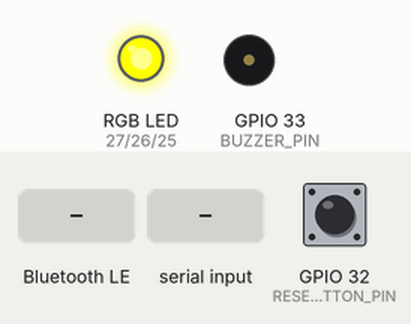
Simulated run of this sketch. Board: ESP32. Shown: an RGB LED mixed from three pins (HIGH = lit), buzzer (waves = sounding, pin HIGH). Dashed ring = blinking. Inputs (shaded band) come from the test bench; at power-on: GPIO 32 (RESET_BUTTON_PIN) HIGH. Nothing arrives over Bluetooth unless stated; a phone connects over Bluetooth LE 3 s after start; what the sketch prints to the serial monitor is not drawn.

Above: at 1.2 s.
1.3 s: Bluetooth LE write "GT:ALERT" received
At 2.42 s:
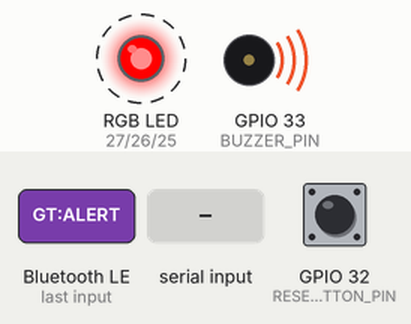
4.3 s: "GT:IDLE\n" received over Serial
At 4.6 s:
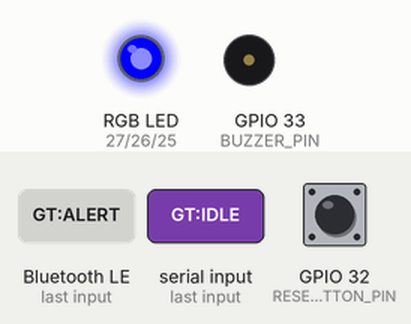
10.4 s: Bluetooth LE write "GT:IDLE" received
At 11.6 s:
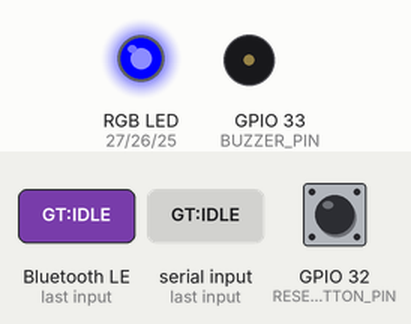
13.4 s: Bluetooth LE write "GT:ACKED" received
At 13.9 s:
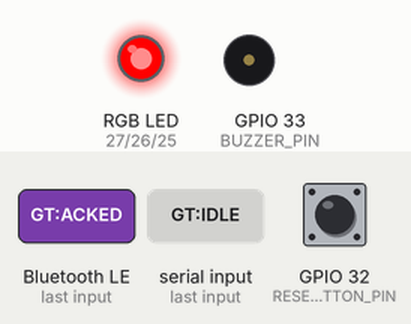
Timing chart, 0 to 19.9 s (numbered marks = the images above; inputs shaded):
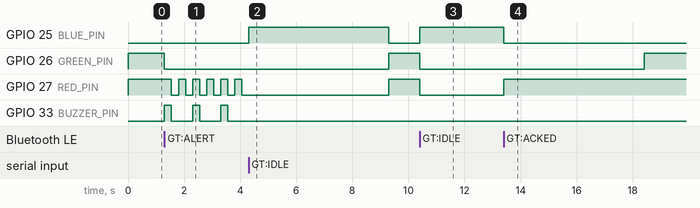

The sketch:

esp32-alert.ino
```cpp
#include <Arduino.h>
#include <string.h>

// Bluetooth alerts with USB serial as a fallback.
#include <BLEDevice.h>
#include <BLEServer.h>
#include <BLEUtils.h>
#include <BLE2902.h>
#include <freertos/FreeRTOS.h>
#include <freertos/queue.h>
#include <atomic>
constexpr const char *BLE_SERVICE_UUID = "b584b401-7e4b-4ec3-b6c4-781203a99270";
constexpr const char *BLE_COMMAND_UUID = "b584b402-7e4b-4ec3-b6c4-781203a99270";
constexpr const char *BLE_RESET_UUID = "b584b403-7e4b-4ec3-b6c4-781203a99270";
QueueHandle_t bleCommands = nullptr;
BLEServer *bleServer = nullptr;
BLECharacteristic *bleResetButton = nullptr;
std::atomic<bool> restartBleAdvertising{false};
bool bleRestartPending = false;
unsigned long bleRestartAt = 0;

// Classic ESP32 DevKit defaults. Change these to match your wiring/board.
constexpr uint8_t RED_PIN = 27;
constexpr uint8_t GREEN_PIN = 26;
constexpr uint8_t BLUE_PIN = 25;
constexpr uint8_t BUZZER_PIN = 33;
constexpr uint8_t RESET_BUTTON_PIN = 32; // Momentary button between this pin and GND.
constexpr unsigned long BUTTON_DEBOUNCE_MS = 40;
constexpr bool COMMON_ANODE = false;
// Default: active buzzer module with a 3.3 V-compatible signal input.
constexpr bool BUZZER_ACTIVE_HIGH = true;
constexpr unsigned long LINK_TIMEOUT_MS = 5000;
constexpr unsigned long FLASH_MS = 250;
constexpr uint8_t MODE_IDLE = 0;
constexpr uint8_t MODE_ALERT = 1;
constexpr uint8_t MODE_ACKED = 2;

bool alertActive = false;
bool outputsAcknowledged = false;
bool receivedCommand = false;
unsigned long lastCommandAt = 0;
unsigned long alertStartedAt = 0;
char line[24];
size_t lineLength = 0;
bool overflow = false;
int buttonRaw = HIGH;
int buttonStable = HIGH;
unsigned long buttonChangedAt = 0;

void rgb(bool red, bool green, bool blue) {
  digitalWrite(RED_PIN, red != COMMON_ANODE ? HIGH : LOW);
  digitalWrite(GREEN_PIN, green != COMMON_ANODE ? HIGH : LOW);
  digitalWrite(BLUE_PIN, blue != COMMON_ANODE ? HIGH : LOW);
}

void buzzer(bool on) {
  digitalWrite(BUZZER_PIN, on == BUZZER_ACTIVE_HIGH ? HIGH : LOW);
}

int parseCommand(const char *text) {
  if (strcmp(text, "GT:ALERT") == 0) return MODE_ALERT;
  if (strcmp(text, "GT:IDLE") == 0) return MODE_IDLE;
  if (strcmp(text, "GT:ACKED") == 0) return MODE_ACKED;
  return -1;
}

void applyCommand(uint8_t mode) {
  const bool nextAlert = mode == MODE_ALERT;
  const unsigned long now = millis();
  if (nextAlert && (!alertActive || !receivedCommand || now - lastCommandAt > LINK_TIMEOUT_MS)) {
    alertStartedAt = now;
  }
  alertActive = nextAlert;
  outputsAcknowledged = mode == MODE_ACKED;
  receivedCommand = true;
  lastCommandAt = now;
}

void command(const char *text) {
  const int mode = parseCommand(text);
  if (mode >= 0) applyCommand(static_cast<uint8_t>(mode));
}

class AlertBleCallbacks : public BLECharacteristicCallbacks {
  void onWrite(BLECharacteristic *characteristic) override {
    // BLE callbacks run on another task. Queue the latest command for loop(),
    // which owns alert state and all GPIO writes.
    const auto value = characteristic->getValue();
    size_t length = value.length();
    if (length == 0 || length >= 24) return;
    char text[24];
    memcpy(text, value.c_str(), length);
    while (length && (text[length - 1] == '\n' || text[length - 1] == '\r')) --length;
    text[length] = '\0';
    if (strlen(text) != length) return;
    const int mode = parseCommand(text);
    if (mode < 0) return;
    const uint8_t nextMode = static_cast<uint8_t>(mode);
    xQueueOverwrite(bleCommands, &nextMode);
  }
};

class AlertBleServerCallbacks : public BLEServerCallbacks {
  void onDisconnect(BLEServer *) override {
    restartBleAdvertising.store(true);
  }
};

void startBluetooth() {
  bleCommands = xQueueCreate(1, sizeof(uint8_t));
  if (!bleCommands) {
    Serial.println("BLE command queue could not be created; reset the ESP.");
    return;
  }
  BLEDevice::init("Allos-ESP");
  bleServer = BLEDevice::createServer();
  bleServer->setCallbacks(new AlertBleServerCallbacks());
  BLEService *service = bleServer->createService(BLE_SERVICE_UUID);
  BLECharacteristic *characteristic = service->createCharacteristic(BLE_COMMAND_UUID, BLECharacteristic::PROPERTY_WRITE);
  characteristic->setCallbacks(new AlertBleCallbacks());
  bleResetButton = service->createCharacteristic(BLE_RESET_UUID, BLECharacteristic::PROPERTY_NOTIFY);
  bleResetButton->addDescriptor(new BLE2902());
  service->start();
  BLEAdvertising *advertising = BLEDevice::getAdvertising();
  advertising->addServiceUUID(BLE_SERVICE_UUID);
  advertising->setScanResponse(true);
  advertising->start();
  Serial.println("Bluetooth ready: select Allos-ESP in the app's Connect ESP chooser.");
}

void pollBluetooth() {
  uint8_t nextMode;
  if (bleCommands && xQueueReceive(bleCommands, &nextMode, 0) == pdTRUE) {
    applyCommand(nextMode);
  }
  if (restartBleAdvertising.exchange(false)) {
    bleRestartAt = millis();
    bleRestartPending = true;
  }
  // Give the BLE stack time to close the previous connection without blocking.
  if (bleRestartPending && millis() - bleRestartAt >= 500) {
    if (bleServer->getConnectedCount() == 0) BLEDevice::startAdvertising();
    bleRestartPending = false;
  }
}

void pollResetButton(unsigned long now) {
  const int raw = digitalRead(RESET_BUTTON_PIN);
  if (raw != buttonRaw) {
    buttonRaw = raw;
    buttonChangedAt = now;
  }
  if (buttonStable == raw || now - buttonChangedAt < BUTTON_DEBOUNCE_MS) return;
  buttonStable = raw;
  // One reset request per press in any connected state, like the website button.
  // The app resets its engine and replay, then sends the fresh session's verdict.
  if (raw == LOW && receivedCommand && now - lastCommandAt <= LINK_TIMEOUT_MS &&
      bleResetButton && bleServer->getConnectedCount() > 0) {
    bleResetButton->setValue("GT:RESET\n");
    bleResetButton->notify();
    Serial.println("Physical session reset button pressed.");
  }
}

void setup() {
  pinMode(RED_PIN, OUTPUT);
  pinMode(GREEN_PIN, OUTPUT);
  pinMode(BLUE_PIN, OUTPUT);
  pinMode(BUZZER_PIN, OUTPUT);
  pinMode(RESET_BUTTON_PIN, INPUT_PULLUP);
  buttonRaw = buttonStable = digitalRead(RESET_BUTTON_PIN);
  rgb(false, false, false);
  buzzer(false);
  Serial.begin(115200);
  startBluetooth();
}

void loop() {
  pollBluetooth();
  // Bounded work and no delay(): receive reset commands even while flashing.
  for (int i = 0; i < 64 && Serial.available(); ++i) {
    const char c = static_cast<char>(Serial.read());
    if (c == '\n') {
      if (!overflow) {
        line[lineLength] = '\0';
        command(line);
      }
      lineLength = 0;
      overflow = false;
    } else if (c != '\r') {
      if (lineLength < sizeof(line) - 1 && !overflow) line[lineLength++] = c;
      else overflow = true;
    }
  }

  const unsigned long now = millis();
  pollResetButton(now);
  if (!receivedCommand || now - lastCommandAt > LINK_TIMEOUT_MS) {
    // Lost app connection: steady amber, silent.
    rgb(true, true, false);
    buzzer(false);
  } else if (alertActive) {
    const unsigned long phase = ((now - alertStartedAt) / FLASH_MS) % 4;
    // Red, off, red, off. Beep on the first red flash of each cycle.
    rgb(phase == 0 || phase == 2, false, false);
    buzzer(phase == 0);
  } else if (outputsAcknowledged) {
    // High risk remains after acknowledgement: steady red, buzzer silent.
    rgb(true, false, false);
    buzzer(false);
  } else {
    // No alert in this session: neutral blue, silent.
    rgb(false, false, true);
    buzzer(false);
  }
}
```

Measured:
- after the input at 1.3 s, GPIO 26 (GREEN_PIN): HIGH → LOW at once; GPIO 27 (RED_PIN): alternates HIGH for 0.25 s and LOW for 0.25 s, starting after 0.25 s; GPIO 33 (BUZZER_PIN): alternates HIGH for 0.25 s and LOW for 0.75 s, starting at once
- after the input at 4.3 s, GPIO 25 (BLUE_PIN): LOW → HIGH at once, → LOW 5.0 s later; GPIO 26 (GREEN_PIN): LOW → HIGH after 5.0 s instead of 2.0 s; GPIO 33 (BUZZER_PIN): stops changing and stays LOW
- after the input at 10.4 s, GPIO 25 (BLUE_PIN): LOW → HIGH at once; GPIO 26 (GREEN_PIN), GPIO 27 (RED_PIN): HIGH → LOW at once
- after the input at 13.4 s, GPIO 25 (BLUE_PIN): HIGH → LOW after 0.00 s instead of 2.0 s; GPIO 26 (GREEN_PIN): LOW → HIGH after 5.0 s instead of 2.0 s; GPIO 27 (RED_PIN): LOW → HIGH after 0.00 s instead of 2.0 s
